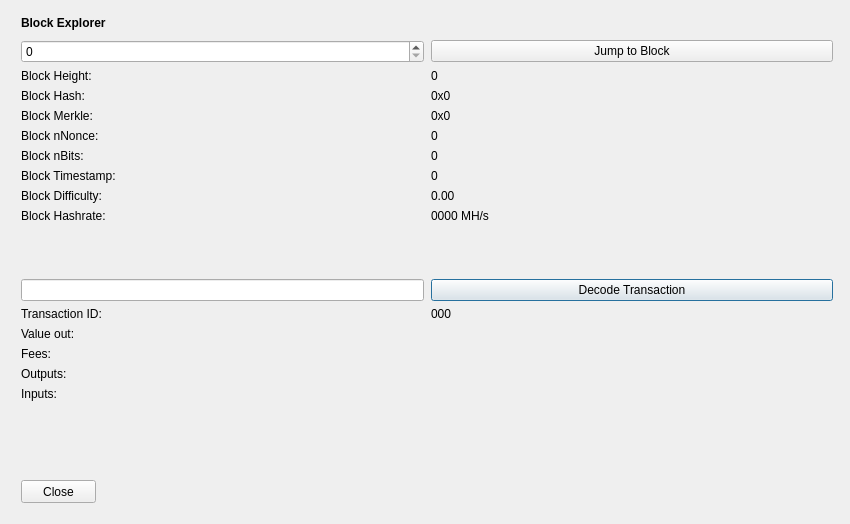
<?xml version="1.0" encoding="UTF-8"?>
<ui version="4.0">
 <class>BlockBrowser</class>
 <widget class="QDialog" name="BlockBrowser">
  <property name="windowModality">
   <enum>Qt::NonModal</enum>
  </property>
  <property name="enabled">
   <bool>true</bool>
  </property>
  <property name="geometry">
   <rect>
    <x>0</x>
    <y>0</y>
    <width>850</width>
    <height>524</height>
   </rect>
  </property>
  <property name="sizePolicy">
   <sizepolicy hsizetype="Preferred" vsizetype="Preferred">
    <horstretch>0</horstretch>
    <verstretch>0</verstretch>
   </sizepolicy>
  </property>
  <property name="minimumSize">
   <size>
    <width>0</width>
    <height>0</height>
   </size>
  </property>
  <property name="acceptDrops">
   <bool>false</bool>
  </property>
  <property name="windowTitle">
   <string>DeOxyRibose Block Explorer</string>
  </property>
  <layout class="QGridLayout">
   <property name="sizeConstraint">
    <enum>QLayout::SetMaximumSize</enum>
   </property>
   <property name="leftMargin">
    <number>21</number>
   </property>
   <property name="topMargin">
    <number>10</number>
   </property>
   <property name="rightMargin">
    <number>10</number>
   </property>
   <item row="1" column="0">
    <widget class="QWidget" name="widget" native="true">
     <widget class="QWidget" name="layoutWidgetBE1">
      <property name="geometry">
       <rect>
        <x>0</x>
        <y>0</y>
        <width>822</width>
        <height>27</height>
       </rect>
      </property>
      <layout class="QHBoxLayout" name="horizontalLayoutBE">
       <property name="spacing">
        <number>7</number>
       </property>
       <item>
           <widget class="QLabel" name="labelBlockExplorer">
            <property name="sizePolicy">
             <sizepolicy hsizetype="Preferred" vsizetype="Maximum">
              <horstretch>0</horstretch>
              <verstretch>0</verstretch>
             </sizepolicy>
            </property>
            <property name="font">
             <font>
              <weight>75</weight>
              <bold>true</bold>
             </font>
            </property>
            <property name="styleSheet">
             <string notr="true">font-weight:bold;</string>
            </property>
            <property name="text">
             <string>Block Explorer</string>
            </property>
           </widget>
       </item>
       <item>
        <spacer name="horizontalSpacerBE">
         <property name="orientation">
          <enum>Qt::Horizontal</enum>
         </property>
         <property name="sizeHint" stdset="0">
          <size>
           <width>40</width>
           <height>20</height>
          </size>
         </property>
        </spacer>
       </item>
      </layout>
     </widget>
     <widget class="QWidget" name="layoutWidgetBE2">
      <property name="geometry">
       <rect>
        <x>0</x>
        <y>30</y>
        <width>812</width>
        <height>410</height>
       </rect>
      </property>
      <layout class="QGridLayout" name="gridLayoutBE" rowstretch="0,0,0,0,0,0,0,0,0,0,0,0,0,0,0,0,0,0,0" columnstretch="0,0">
       <property name="sizeConstraint">
        <enum>QLayout::SetDefaultConstraint</enum>
       </property>
       <property name="horizontalSpacing">
        <number>7</number>
       </property>
       <item row="18" column="0">
        <spacer name="verticalSpacer">
         <property name="orientation">
          <enum>Qt::Vertical</enum>
         </property>
         <property name="sizeHint" stdset="0">
          <size>
           <width>20</width>
           <height>40</height>
          </size>
         </property>
        </spacer>
       </item>
       <item row="12" column="1">
        <widget class="QPushButton" name="txButton">
         <property name="text">
          <string>Decode Transaction</string>
         </property>
        </widget>
       </item>
       <item row="17" column="0">
        <widget class="QLabel" name="inputLabel">
         <property name="text">
          <string>Inputs:</string>
         </property>
         <property name="alignment">
          <set>Qt::AlignLeading|Qt::AlignLeft|Qt::AlignTop</set>
         </property>
        </widget>
       </item>
       <item row="10" column="1">
        <widget class="QLabel" name="hashRateBox">
         <property name="text">
          <string>0000 MH/s</string>
         </property>
         <property name="textInteractionFlags">
          <set>Qt::LinksAccessibleByMouse|Qt::TextSelectableByMouse</set>
         </property>
        </widget>
       </item>
       <item row="14" column="0">
        <widget class="QLabel" name="valueLabel">
         <property name="text">
          <string>Value out:</string>
         </property>
        </widget>
       </item>
       <item row="13" column="0">
        <widget class="QLabel" name="txLabel">
         <property name="text">
          <string>Transaction ID:</string>
         </property>
        </widget>
       </item>
       <item row="9" column="1">
        <widget class="QLabel" name="diffBox">
         <property name="text">
          <string>0.00</string>
         </property>
         <property name="textInteractionFlags">
          <set>Qt::LinksAccessibleByMouse|Qt::TextSelectableByMouse</set>
         </property>
        </widget>
       </item>
       <item row="13" column="1">
        <widget class="QLabel" name="txID">
         <property name="text">
          <string>000</string>
         </property>
         <property name="textInteractionFlags">
          <set>Qt::LinksAccessibleByMouse|Qt::TextSelectableByMouse</set>
         </property>
        </widget>
       </item>
       <item row="17" column="1">
        <widget class="QLabel" name="inputBox">
         <property name="text">
          <string/>
         </property>
         <property name="alignment">
          <set>Qt::AlignLeading|Qt::AlignLeft|Qt::AlignTop</set>
         </property>
         <property name="textInteractionFlags">
          <set>Qt::LinksAccessibleByMouse|Qt::TextSelectableByMouse</set>
         </property>
        </widget>
       </item>
       <item row="14" column="1">
        <widget class="QLabel" name="valueBox">
         <property name="text">
          <string/>
         </property>
         <property name="textInteractionFlags">
          <set>Qt::LinksAccessibleByMouse|Qt::TextSelectableByMouse</set>
         </property>
        </widget>
       </item>
       <item row="9" column="0">
        <widget class="QLabel" name="diffLabel">
         <property name="text">
          <string>Block Difficulty:</string>
         </property>
        </widget>
       </item>
       <item row="1" column="0">
        <widget class="QSpinBox" name="heightBox">
         <property name="sizePolicy">
          <sizepolicy hsizetype="Preferred" vsizetype="Fixed">
           <horstretch>0</horstretch>
           <verstretch>0</verstretch>
          </sizepolicy>
         </property>
         <property name="maximum">
          <number>99999999</number>
         </property>
        </widget>
       </item>
       <item row="3" column="0">
        <widget class="QLabel" name="heightLabelBE2">
         <property name="text">
          <string>Block Height:</string>
         </property>
        </widget>
       </item>
       <item row="8" column="1">
        <widget class="QLabel" name="timeBox">
         <property name="text">
          <string>0</string>
         </property>
         <property name="textInteractionFlags">
          <set>Qt::LinksAccessibleByMouse|Qt::TextSelectableByMouse</set>
         </property>
        </widget>
       </item>
       <item row="1" column="1">
        <widget class="QPushButton" name="blockButton">
         <property name="text">
          <string>Jump to Block</string>
         </property>
        </widget>
       </item>
       <item row="5" column="0">
        <widget class="QLabel" name="merkleLabel">
         <property name="text">
          <string>Block Merkle:</string>
         </property>
        </widget>
       </item>
       <item row="4" column="0">
        <widget class="QLabel" name="hashLabel">
         <property name="text">
          <string>Block Hash:</string>
         </property>
        </widget>
       </item>
       <item row="15" column="1">
        <widget class="QLabel" name="feesBox">
         <property name="text">
          <string/>
         </property>
         <property name="textInteractionFlags">
          <set>Qt::LinksAccessibleByMouse|Qt::TextSelectableByMouse</set>
         </property>
        </widget>
       </item>
       <item row="10" column="0">
        <widget class="QLabel" name="hashRateLabel">
         <property name="text">
          <string>Block Hashrate:</string>
         </property>
        </widget>
       </item>
       <item row="3" column="1">
        <widget class="QLabel" name="heightLabelBE1">
         <property name="text">
          <string>0</string>
         </property>
         <property name="textInteractionFlags">
          <set>Qt::LinksAccessibleByMouse|Qt::TextSelectableByMouse</set>
         </property>
        </widget>
       </item>
       <item row="15" column="0">
        <widget class="QLabel" name="feesLabel">
         <property name="text">
          <string>Fees:</string>
         </property>
        </widget>
       </item>
       <item row="7" column="0">
        <widget class="QLabel" name="bitsLabel">
         <property name="text">
          <string>Block nBits:</string>
         </property>
        </widget>
       </item>
       <item row="7" column="1">
        <widget class="QLabel" name="bitsBox">
         <property name="text">
          <string>0</string>
         </property>
         <property name="textInteractionFlags">
          <set>Qt::LinksAccessibleByMouse|Qt::TextSelectableByMouse</set>
         </property>
        </widget>
       </item>
       <item row="5" column="1">
        <widget class="QLabel" name="merkleBox">
         <property name="minimumSize">
          <size>
           <width>187</width>
           <height>0</height>
          </size>
         </property>
         <property name="text">
          <string>0x0</string>
         </property>
         <property name="textInteractionFlags">
          <set>Qt::LinksAccessibleByMouse|Qt::TextSelectableByMouse</set>
         </property>
        </widget>
       </item>
       <item row="16" column="0">
        <widget class="QLabel" name="outputLabel">
         <property name="text">
          <string>Outputs:</string>
         </property>
         <property name="alignment">
          <set>Qt::AlignLeading|Qt::AlignLeft|Qt::AlignTop</set>
         </property>
        </widget>
       </item>
       <item row="16" column="1">
        <widget class="QLabel" name="outputBox">
         <property name="text">
          <string/>
         </property>
         <property name="alignment">
          <set>Qt::AlignLeading|Qt::AlignLeft|Qt::AlignTop</set>
         </property>
         <property name="textInteractionFlags">
          <set>Qt::LinksAccessibleByMouse|Qt::TextSelectableByMouse</set>
         </property>
        </widget>
       </item>
       <item row="6" column="0">
        <widget class="QLabel" name="nonceLabel">
         <property name="text">
          <string>Block nNonce:</string>
         </property>
        </widget>
       </item>
       <item row="6" column="1">
        <widget class="QLabel" name="nonceBox">
         <property name="text">
          <string>0</string>
         </property>
         <property name="textInteractionFlags">
          <set>Qt::LinksAccessibleByMouse|Qt::TextSelectableByMouse</set>
         </property>
        </widget>
       </item>
       <item row="8" column="0">
        <widget class="QLabel" name="timeLabel">
         <property name="text">
          <string>Block Timestamp:</string>
         </property>
        </widget>
       </item>
       <item row="4" column="1">
        <widget class="QLabel" name="hashBox">
         <property name="enabled">
          <bool>true</bool>
         </property>
         <property name="sizePolicy">
          <sizepolicy hsizetype="Preferred" vsizetype="Preferred">
           <horstretch>0</horstretch>
           <verstretch>0</verstretch>
          </sizepolicy>
         </property>
         <property name="minimumSize">
          <size>
           <width>0</width>
           <height>0</height>
          </size>
         </property>
         <property name="text">
          <string>0x0</string>
         </property>
         <property name="textInteractionFlags">
          <set>Qt::LinksAccessibleByMouse|Qt::TextSelectableByMouse</set>
         </property>
        </widget>
       </item>
       <item row="12" column="0">
        <widget class="QLineEdit" name="txBox">
         <property name="sizePolicy">
          <sizepolicy hsizetype="Preferred" vsizetype="Fixed">
           <horstretch>0</horstretch>
           <verstretch>0</verstretch>
          </sizepolicy>
         </property>
         <property name="inputMask">
          <string comment="Transaction id" extracomment="Transaction id"/>
         </property>
         <property name="placeholderText">
          <string comment="Transaction ID" extracomment="Transaction ID"/>
         </property>
        </widget>
       </item>
       <item row="11" column="0">
        <spacer name="verticalSpacer_2">
         <property name="orientation">
          <enum>Qt::Vertical</enum>
         </property>
         <property name="sizeHint" stdset="0">
          <size>
           <width>20</width>
           <height>20</height>
          </size>
         </property>
        </spacer>
       </item>
      </layout>
     </widget>
     <widget class="QPushButton" name="closeButton">
      <property name="geometry">
       <rect>
        <x>0</x>
        <y>470</y>
        <width>75</width>
        <height>23</height>
       </rect>
      </property>
      <property name="text">
       <string>Close</string>
      </property>
     </widget>
    </widget>
   </item>
  </layout>
 </widget>
 <resources/>
 <connections/>
</ui>
